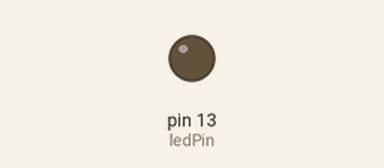
Bench run of a sketch on a simulated Arduino Uno, built with avr-gcc and run on an emulated ATmega328P. Shown: output pins drawn as LEDs (lit = HIGH).

Above: at 0.2 s.
At 1.6 s:
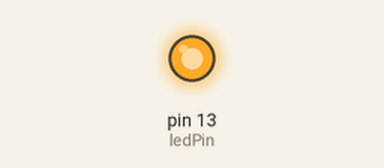
Timing chart, 0 to 6.4 s (numbered marks = the images above):
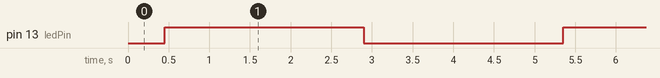

Measured:
- by itself, pin 13 (ledPin): alternates HIGH for 2.5 s and LOW for 2.5 s

The sketch:

RcSwitchBlink.ino
```cpp
#include <RCSwitch.h>

RCSwitch mySwitch = RCSwitch();
int ledPin = 13;

void setup() {
  mySwitch.enableTransmit(10);
  pinMode(ledPin, OUTPUT);
}

void loop() {
  mySwitch.switchOn(1, 1);
  digitalWrite(ledPin, HIGH);
  delay(2000);
  mySwitch.switchOff(1, 1);
  digitalWrite(ledPin, LOW);
  delay(2000);
}
```
